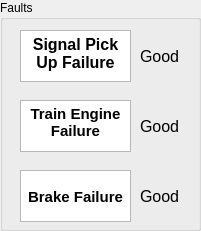
     <widget class="QGroupBox" name="fault_box">
      <property name="geometry">
       <rect>
        <x>540</x>
        <y>60</y>
        <width>201</width>
        <height>231</height>
       </rect>
      </property>
      <property name="title">
       <string>Faults</string>
      </property>
      <widget class="QTextBrowser" name="signal_txt">
       <property name="geometry">
        <rect>
         <x>20</x>
         <y>30</y>
         <width>111</width>
         <height>52</height>
        </rect>
       </property>
       <property name="verticalScrollBarPolicy">
        <enum>Qt::ScrollBarAlwaysOff</enum>
       </property>
       <property name="horizontalScrollBarPolicy">
        <enum>Qt::ScrollBarAlwaysOff</enum>
       </property>
       <property name="html">
        <string>&lt;!DOCTYPE HTML PUBLIC &quot;-//W3C//DTD HTML 4.0//EN&quot; &quot;http://www.w3.org/TR/REC-html40/strict.dtd&quot;&gt;
&lt;html&gt;&lt;head&gt;&lt;meta name=&quot;qrichtext&quot; content=&quot;1&quot; /&gt;&lt;meta charset=&quot;utf-8&quot; /&gt;&lt;style type=&quot;text/css&quot;&gt;
p, li { white-space: pre-wrap; }
hr { height: 1px; border-width: 0; }
li.unchecked::marker { content: &quot;\2610&quot;; }
li.checked::marker { content: &quot;\2612&quot;; }
&lt;/style&gt;&lt;/head&gt;&lt;body style=&quot; font-family:'Segoe UI'; font-size:10pt; font-weight:400; font-style:normal;&quot;&gt;
&lt;p align=&quot;center&quot; style=&quot; margin-top:0px; margin-bottom:0px; margin-left:0px; margin-right:0px; -qt-block-indent:0; text-indent:0px;&quot;&gt;&lt;span style=&quot; font-family:'MS Shell Dlg 2'; font-size:12pt; font-weight:600;&quot;&gt;Signal Pick Up Failure&lt;/span&gt;&lt;/p&gt;&lt;/body&gt;&lt;/html&gt;</string>
       </property>
      </widget>
      <widget class="QTextBrowser" name="engine_txt">
       <property name="geometry">
        <rect>
         <x>20</x>
         <y>100</y>
         <width>111</width>
         <height>52</height>
        </rect>
       </property>
       <property name="verticalScrollBarPolicy">
        <enum>Qt::ScrollBarAlwaysOff</enum>
       </property>
       <property name="horizontalScrollBarPolicy">
        <enum>Qt::ScrollBarAlwaysOff</enum>
       </property>
       <property name="html">
        <string>&lt;!DOCTYPE HTML PUBLIC &quot;-//W3C//DTD HTML 4.0//EN&quot; &quot;http://www.w3.org/TR/REC-html40/strict.dtd&quot;&gt;
&lt;html&gt;&lt;head&gt;&lt;meta name=&quot;qrichtext&quot; content=&quot;1&quot; /&gt;&lt;meta charset=&quot;utf-8&quot; /&gt;&lt;style type=&quot;text/css&quot;&gt;
p, li { white-space: pre-wrap; }
hr { height: 1px; border-width: 0; }
li.unchecked::marker { content: &quot;\2610&quot;; }
li.checked::marker { content: &quot;\2612&quot;; }
&lt;/style&gt;&lt;/head&gt;&lt;body style=&quot; font-family:'Segoe UI'; font-size:10pt; font-weight:400; font-style:normal;&quot;&gt;
&lt;p align=&quot;center&quot; style=&quot; margin-top:0px; margin-bottom:0px; margin-left:0px; margin-right:0px; -qt-block-indent:0; text-indent:0px;&quot;&gt;&lt;span style=&quot; font-family:'MS Shell Dlg 2'; font-size:11pt; font-weight:600;&quot;&gt;Train Engine Failure&lt;/span&gt;&lt;/p&gt;&lt;/body&gt;&lt;/html&gt;</string>
       </property>
      </widget>
      <widget class="QTextBrowser" name="brake_fail_txt">
       <property name="geometry">
        <rect>
         <x>20</x>
         <y>170</y>
         <width>111</width>
         <height>52</height>
        </rect>
       </property>
       <property name="verticalScrollBarPolicy">
        <enum>Qt::ScrollBarAlwaysOff</enum>
       </property>
       <property name="horizontalScrollBarPolicy">
        <enum>Qt::ScrollBarAlwaysOff</enum>
       </property>
       <property name="html">
        <string>&lt;!DOCTYPE HTML PUBLIC &quot;-//W3C//DTD HTML 4.0//EN&quot; &quot;http://www.w3.org/TR/REC-html40/strict.dtd&quot;&gt;
&lt;html&gt;&lt;head&gt;&lt;meta name=&quot;qrichtext&quot; content=&quot;1&quot; /&gt;&lt;meta charset=&quot;utf-8&quot; /&gt;&lt;style type=&quot;text/css&quot;&gt;
p, li { white-space: pre-wrap; }
hr { height: 1px; border-width: 0; }
li.unchecked::marker { content: &quot;\2610&quot;; }
li.checked::marker { content: &quot;\2612&quot;; }
&lt;/style&gt;&lt;/head&gt;&lt;body style=&quot; font-family:'Segoe UI'; font-size:10pt; font-weight:400; font-style:normal;&quot;&gt;
&lt;p align=&quot;center&quot; style=&quot;-qt-paragraph-type:empty; margin-top:0px; margin-bottom:0px; margin-left:0px; margin-right:0px; -qt-block-indent:0; text-indent:0px; font-family:'MS Shell Dlg 2'; font-size:8.25pt;&quot;&gt;&lt;br /&gt;&lt;/p&gt;
&lt;p align=&quot;center&quot; style=&quot; margin-top:0px; margin-bottom:0px; margin-left:0px; margin-right:0px; -qt-block-indent:0; text-indent:0px;&quot;&gt;&lt;span style=&quot; font-family:'MS Shell Dlg 2'; font-size:11pt; font-weight:600;&quot;&gt;Brake Failure&lt;/span&gt;&lt;/p&gt;&lt;/body&gt;&lt;/html&gt;</string>
       </property>
      </widget>
      <widget class="QLabel" name="signal_display">
       <property name="geometry">
        <rect>
         <x>140</x>
         <y>30</y>
         <width>81</width>
         <height>52</height>
        </rect>
       </property>
       <property name="font">
        <font>
         <pointsize>12</pointsize>
        </font>
       </property>
       <property name="text">
        <string>Good</string>
       </property>
      </widget>
      <widget class="QLabel" name="engine_display">
       <property name="geometry">
        <rect>
         <x>140</x>
         <y>100</y>
         <width>81</width>
         <height>52</height>
        </rect>
       </property>
       <property name="font">
        <font>
         <pointsize>12</pointsize>
        </font>
       </property>
       <property name="text">
        <string>Good</string>
       </property>
      </widget>
      <widget class="QLabel" name="brake_display">
       <property name="geometry">
        <rect>
         <x>140</x>
         <y>170</y>
         <width>81</width>
         <height>52</height>
        </rect>
       </property>
       <property name="font">
        <font>
         <pointsize>12</pointsize>
        </font>
       </property>
       <property name="text">
        <string>Good</string>
       </property>
      </widget>
     </widget>
